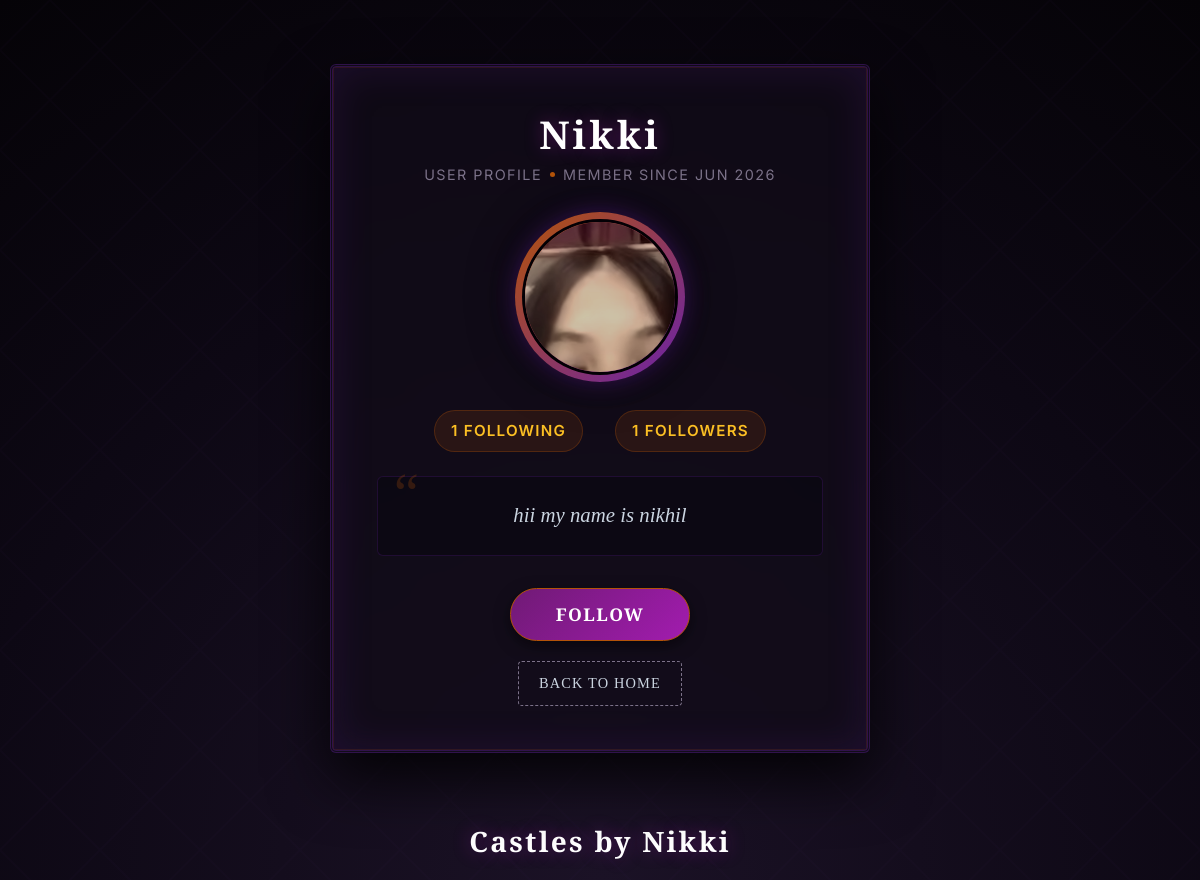
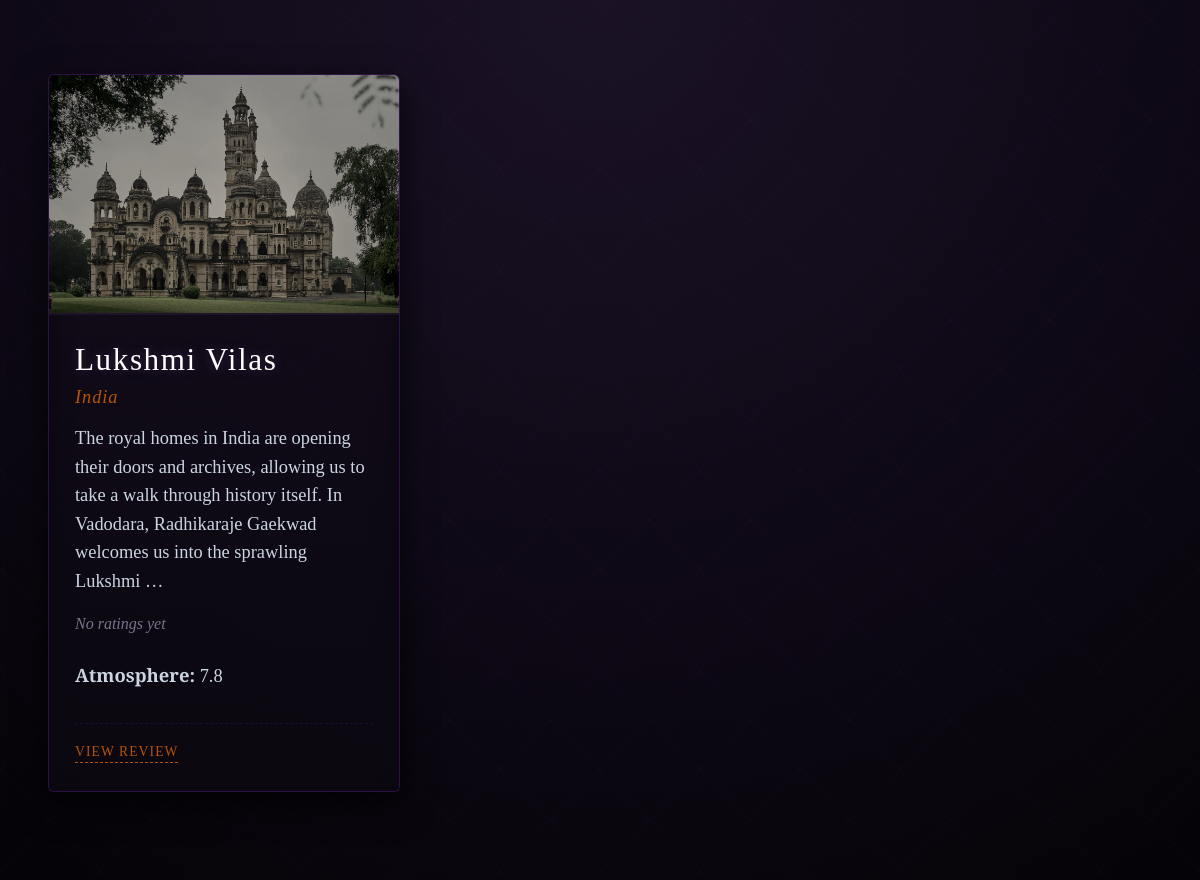
/profile_view/9/, run on the app's committed database (2 pictures, top to bottom).
### core/models.py (models this page shows, shortened)
class Profile(models.Model):
    user = models.OneToOneField(User, on_delete=models.CASCADE)
    bio = models.TextField(blank=True)
    pic = models.ImageField(upload_to="images/" ,blank=True, null=True)
    created = models.DateTimeField(auto_now_add=True)

class Destination(models.Model):
    posted_by = models.ForeignKey(User, on_delete=models.SET_NULL, null=True, blank=True, related_name='destinations' )
    castle = models.CharField(max_length=100, unique=True)
    country = models.CharField(max_length=100)
    description = models.TextField()
    image = models.ImageField(upload_to="images/", blank=True, null=True)
    atmosphere = models.FloatField()
    tags = models.ManyToManyField('Tag',related_name="destinations", blank=True)

### core/views.py (the view)
# urls.py: path('profile_view/<int:user_id>/', views.Public_profile, name='public_profile'),
def Public_profile(request, user_id): # USER_ID USE FOR  jis user k profile dekhna h uski id
    data = get_object_or_404(Profile,user_id=user_id)
    data2 = data.user.destinations.all()
    followers_count = Follow.objects.filter(followers=data.user).count()
    following_count = Follow.objects.filter(following=data.user).count()
    is_following = False
    if request.user.is_authenticated:
        is_following = Follow.objects.filter(followers=request.user, following=data.user).exists()
    return render(request,'core/profile.html', {
        'profile': data,
        'user_posts': data2,
        'is_following': is_following,
        'followers_count': followers_count,
        'following_count':following_count
    })

### templates/core/profile.html (shortened to what this page needs)
<!DOCTYPE html>
<html lang="en">
<head>
    {% load static %}
    <link rel="stylesheet" href="https://cdn.jsdelivr.net/npm/bootstrap@5.3.8/dist/css/bootstrap.min.css">
    <link rel="stylesheet" href="{% static 'core/styles.css' %}">
</head>
<body>
<div class="page-wrapper">
    <div class="container py-5">
        <div class="row g-4 profile-posts-row">
        <div class="profile-card mx-auto">
            <h1 class="profile-title">
                {{ profile.user.username|title }}
            </h1>
            <div class="profile-meta">
                <span>User Profile</span>
                <span class="meta-dot"></span>
                <span>Member since {{ profile.created|date:"M Y" }}</span>
            </div>
            <div class="avatar-wrapper">
                {% if profile.pic %}
                    <div class="avatar-container">
                        <img src="{{ profile.pic.url }}" class="profile-pic">
                    </div>
                {% else %}
                    <div class="placeholder-avatar">
                        {{ profile.user.username|slice:":1"|title }}
                    </div>
                {% endif %}
            </div>
            <div class="profile-follow-counts">
                <span class="followers-count">
                    {{ followers_count }} Following
                </span>
                <span class="following-count">
                    {{  following_count }} Followers
                </span>
            </div>
            <div class="profile-bio-section">
                {% if profile.bio %}
                    <p class="profile-bio">{{ profile.bio }}</p>
                {% else %}
                    <p class="profile-bio empty">
                        No bio written yet.
                    </p>
                {% endif %}
            </div>
            {% if request.user != profile.user %}
            <form method="POST"
                  action="{% url 'follow' profile.user.id %}"
                  class="follow-form">
                {% if is_following %}
                    <button type="submit" class="btn follow-btn">
                        Unfollow
                    </button>
                {% else %}
                    <button type="submit" class="btn follow-btn">
                        Follow
                    </button>
                {% endif %}
            </form>
            {% endif %}
            <div class="profile-actions">
                <a href="{% url 'home' %}" class="back-home-btn">
                    Back To Home
                </a>
            </div>
        </div>
        <h3 class="profile-section-title text-center mt-5 mb-4">
            {% if profile.user == request.user %}
                Your Castle Posts
            {% else %}
                Castles by {{ profile.user.username|title }}
            {% endif %}
        </h3>
        <div class="row g-4">
            {% for d in user_posts %}
            <div class="col-lg-4 col-md-6">
                <article class="destination-card card h-100">
                    {% if d.image %}
                    <img src="{{ d.image.url }}"
                         alt="{{ d.castle }}"
                         class="card-img-top">
                    {% endif %}
                    <div class="card-body destination-card-body d-flex flex-column">
                        <h2 class="destination-card-title">
                            {{ d.castle }}
                        </h2>
                        <p class="destination-card-subtitle">
                            {{ d.country }}
                        </p>
                        <p class="destination-card-text">
                            {{ d.description|truncatewords:30 }}
                        </p>
                        {% if d.Avg_rate %}
                            <p class="average-rating-stars">
                                ⭐ {{ d.Avg_rate|floatformat:1 }}
                            </p>
                        {% else %}
                            <p class="average-rating-none">
                                No ratings yet
                            </p>
                        {% endif %}
                        <p class="destination-card-text mt-2">
                            <strong>Atmosphere:</strong>
                            {{ d.atmosphere }}
                        </p>
                        <div class="destination-card-meta mt-auto">
                            <div class="card-action-links mt-3">
                                <a href="{% url 'review_view' d.id %}"
                                   class="view-review-link">
                                   View Review
                                </a>
                            </div>
                        </div>
                    </div>
                </article>
            </div>
            {% empty %}
            <div class="col-12 text-center">
                <p>No castles posted yet.</p>
            </div>
            {% endfor %}
        </div>
    </div>
</div>
</body>
</body>
</html>

### data on the page
Profile: user.username "Nikki", created "JUN 2026", pic (picture), bio "hii my name is nikhil"
Destination: image (picture), castle "Lukshmi Vilas", country "India", description "The royal homes in India are opening their doors and archives, allowing us to take a walk through history itself. In Vadodara, Radhikaraje Gaekwad welcomes us into the sprawling Lukshmi …", atmosphere "7.8"

### other printed values
{{ followers_count }} "1"
{{ following_count }} "1"
